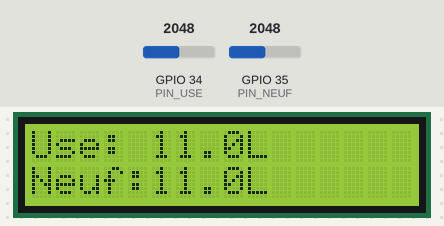
The sketch below on a simulated ESP32. Parts: 16×2 character LCD. The test bench sets the inputs (shaded band); at power-on: GPIO 34 (PIN_USE) = 2048, GPIO 35 (PIN_NEUF) = 2048 (analog values on the 0–4095 scale). WiFi joins after 1.5 s; servers stay silent unless stated; the local clock reads 2024-03-15 10:24:30 at power-on unless the sketch sets it; no MQTT or app messages arrive unless stated.

Above: at 2.7 s.
2.8 s: GPIO 34 (PIN_USE) set to 2866
At 4.9 s:
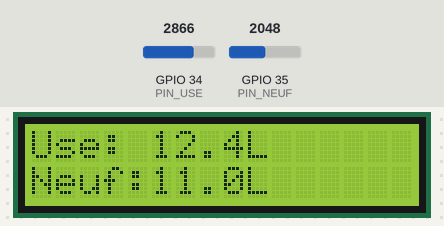
5.5 s: GPIO 35 (PIN_NEUF) set to 2866
At 6.6 s:
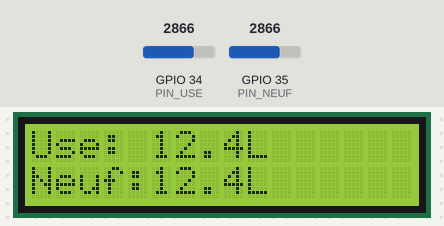
7.5 s: GPIO 34 (PIN_USE) set to 2047
At 9.2 s:
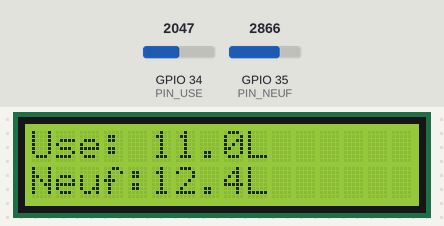
9.5 s: GPIO 35 (PIN_NEUF) set to 1228
At 11.0 s:
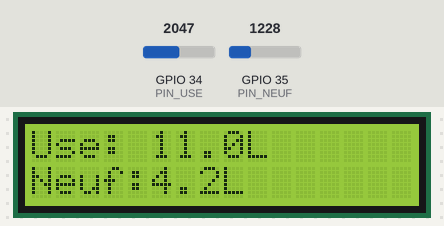
11.5 s: GPIO 35 (PIN_NEUF) set to 491
At 12.7 s:
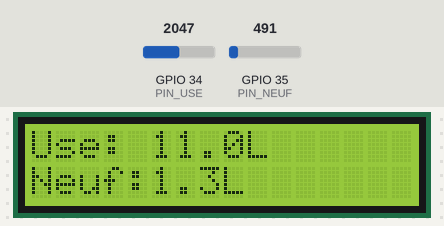
13.5 s: GPIO 34 (PIN_USE) set to 1228
At 15.5 s:
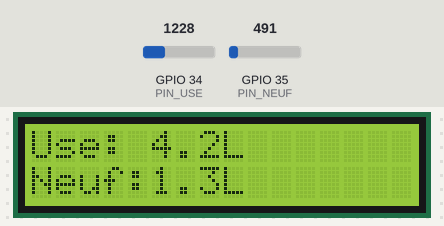
Timing chart, 0 to 16.5 s (numbered marks = the images above; inputs shaded):
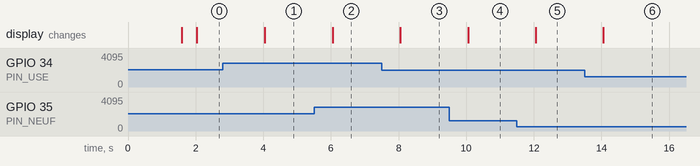

Measured:
- after the input at 2.8 s, the display: changes after 1.2 s (image 1)
- after the input at 5.5 s, the display: changes after 0.55 s (image 2)
- after the input at 7.5 s, the display: changes after 0.55 s (image 3)
- after the input at 9.5 s, the display: changes after 0.55 s (image 4)
- after the input at 11.5 s, the display: changes after 0.56 s (image 5)
- after the input at 13.5 s, the display: changes after 0.56 s (image 6)

The sketch:

camion_liquide.ino
```cpp
#include <LiquidCrystal_I2C.h>
#include <WiFi.h>
#include <PubSubClient.h>
#include <time.h>

// ---- HW / IO ----
LiquidCrystal_I2C lcd(0x27, 16, 2);
const int PIN_USE  = 34;
const int PIN_NEUF = 35;

// ---- WiFi / MQTT ----
const char* SSID = "---";
const char* PASS = "---";

const char* MQTT_HOST = "192.168.X.X";
const int   MQTT_PORT = 1883;
const char* TOPIC     = "camion/donnees";
const char* DEV_ID    = "camion_X";

WiFiClient esp;
PubSubClient mqtt(esp);

// ---- Calibration tension -> % ----
const float V[] = {0.00,0.68,0.83,0.94,1.04,1.12,1.29,1.38,1.44,1.56,1.66,1.75};
const float P[] = {0.0,11.1,22.2,27.8,33.3,44.4,55.6,66.7,77.8,83.3,88.9,100.0};
const int N = sizeof(V)/sizeof(V[0]);

// ---- Cuve ----
const float V_TOT_L = 15.0;
const float RATIO   = 27.0 / 34.1;
const float OFFSET  = 0.55;

// ---- Timers ----
uint32_t tLCD = 0, tMQTT = 0;
const uint32_t LCD_MS  = 2000;
const uint32_t MQTT_MS = 1000;

// ---------------- helpers ----------------
static void wifiConnect() {
  WiFi.begin(SSID, PASS);
  while (WiFi.status() != WL_CONNECTED) delay(300);
}

static void mqttEnsure() {
  while (!mqtt.connected()) {
    mqtt.connect(DEV_ID);     // broker allow_anonymous
    if (!mqtt.connected()) delay(1000);
  }
}

static float adcV(int pin) {          // moyenne rapide
  uint32_t s = 0;
  for (int i = 0; i < 5; i++) { s += analogRead(pin); delay(1); }
  return (s / 5.0f) * (3.3f / 4095.0f);
}

static float vToPct(float v) {        // interpolation linéaire
  if (v <= V[0]) return 0;
  if (v >= V[N-1]) return 100;
  for (int i = 0; i < N-1; i++) {
    if (v >= V[i] && v <= V[i+1]) {
      float r = (v - V[i]) / (V[i+1] - V[i]);
      return P[i] + r * (P[i+1] - P[i]);
    }
  }
  return 0;
}

static float litresFromPin(int pin) {
  float pct = vToPct(adcV(pin)) * RATIO;
  pct = constrain(pct, 0.0f, 100.0f);
  float L = (pct / 100.0f) * V_TOT_L + OFFSET;
  return constrain(L, 0.0f, V_TOT_L);
}

static void isoTime(char* out, size_t n) {
  struct tm t;
  if (getLocalTime(&t)) strftime(out, n, "%Y-%m-%dT%H:%M:%SZ", &t);
  else snprintf(out, n, "unknown");
}

static void publishData(float useL, float neufL) {
  char ts[25]; isoTime(ts, sizeof(ts));
  char payload[200];
  // JSON minimal (pas ArduinoJson)
  snprintf(payload, sizeof(payload),
           "{\"device_id\":\"%s\",\"timestamp\":\"%s\",\"liquide_use\":%.2f,\"liquide_neuf\":%.2f}",
           DEV_ID, ts, useL, neufL);
  mqtt.publish(TOPIC, payload);
}

// ---------------- Arduino ----------------
void setup() {
  Serial.begin(115200);
  analogReadResolution(12);

  lcd.init(); lcd.backlight();
  lcd.setCursor(0,0); lcd.print("Boot...");

  wifiConnect();

  configTime(0, 0, "pool.ntp.org", "time.nist.gov"); // sync NTP (best effort)

  mqtt.setServer(MQTT_HOST, MQTT_PORT);

  lcd.clear();
  lcd.setCursor(0,0); lcd.print("WiFi OK");
  lcd.setCursor(0,1); lcd.print("MQTT...");
}

void loop() {
  mqttEnsure();
  mqtt.loop();

  uint32_t now = millis();
  float useL  = litresFromPin(PIN_USE);
  float neufL = litresFromPin(PIN_NEUF);

  if (now - tLCD >= LCD_MS) {
    lcd.setCursor(0,0); lcd.print("Use: ");  lcd.print(useL, 1);  lcd.print("L   ");
    lcd.setCursor(0,1); lcd.print("Neuf:");  lcd.print(neufL,1);  lcd.print("L   ");
    tLCD = now;
  }

  if (now - tMQTT >= MQTT_MS) {
    publishData(useL, neufL);
    tMQTT = now;
  }
}
```
